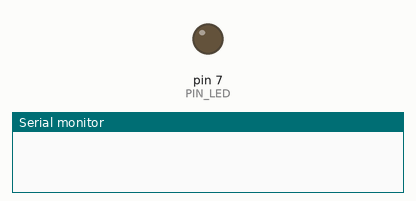
This sketch was run on a simulated Arduino Uno, built with avr-gcc and run on an emulated ATmega328P. Shown: output pins drawn as LEDs (lit = HIGH), the last lines printed to the serial monitor. At 9.2 s the program stops and its outputs stay as they are.

Above: at 0.5 s.
At 2.7 s:
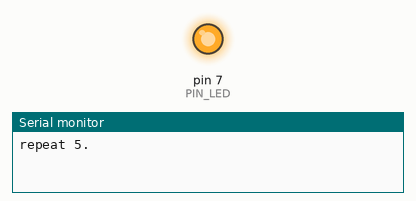
Timing chart, 0 to 4.6 s (numbered marks = the images above):
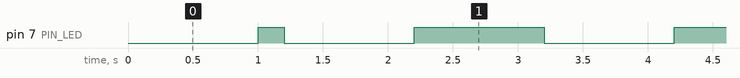

Measured:
- by itself, pin 7 (PIN_LED): repeats every 2.0 s: LOW 1.0 s, HIGH 1.0 s

The sketch:

05_practice_2.ino
```cpp
#define PIN_LED 7
int n = 0;
void setup() {
  // put your setup code here, to run once:
  pinMode(PIN_LED, OUTPUT);
  Serial.begin(115200);
}

void loop() {

  //1초동안 전원 온 하고 0.2초동안 전원 오프
  digitalWrite(PIN_LED, LOW); //전원 온
  delay(1000); //1초 딜레이
  digitalWrite(PIN_LED, HIGH); //전원 오프
  delay(200); //0.2초 딜레이

  Serial.print("repeat 5.\n");

  //현재 꺼짐, 5번 켜짐 시작
  for(int i=0; i<8; i++){ //4번 반복
    digitalWrite(PIN_LED, n); //꺼지고 켜기를 반복
    n = f(n);
    delay(1000); // 0.1초 딜레이
  }

  digitalWrite(PIN_LED, HIGH);
  Serial.print("done\n\n\n");
  while(true); //break
}

int f(int n){
  return n ? 0 : 1;
}
```
